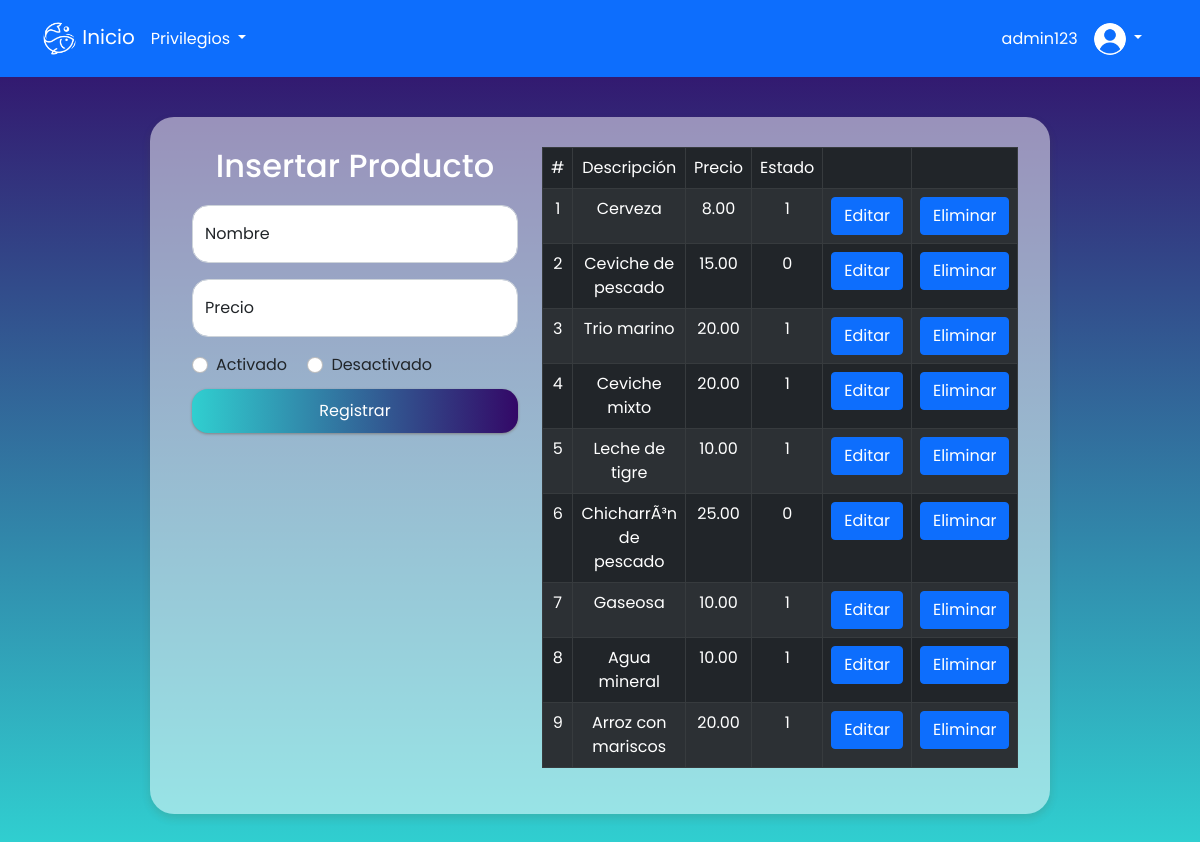
The page /shared/formPrincipal.php?btnAdministrarProductos=true (signed in) on the database its author committed.
### tables this page shows
CREATE TABLE `productos` (
  `idProducto` int(11) NOT NULL,
  `descripcion` varchar(255) DEFAULT NULL,
  `precio` decimal(10,2) DEFAULT NULL,
  `estado` int(11) DEFAULT NULL
);

### administrarProductos/controlAdministrarProductos.php (called while the page is built, shortened)
<?php
class controlAdministrarProductos{
    public function obtenerRegistroProductos(){
        include_once("../modelo/entidaProducto.php");
        $objProducto = new entidadProducto;
        $productos = $objProducto->obtenerRegistro();
        include_once("../administrarProductos/formAdministrarProductos.php");
        $objtAdministrar = new formAdministrarProductos;
        $objtAdministrar->formAdministrarProductosShow($productos);
    }
}
?>

### modelo/entidaProducto.php (called while the page is built, shortened)
<?php
class entidadProducto{
    public function obtenerRegistro(){
        $connection = conexionSingleton::getInstance();
        $con = $connection->getConnection();
        $sql = "SELECT descripcion, precio, estado
        FROM productos";
        $query = mysqli_query($con, $sql);
        $resultados = array();
        while ($fila=mysqli_fetch_array($query, MYSQLI_ASSOC)) {
            $resultados[] = $fila;
        }
        return $resultados;
    }
}
?>

### administrarProductos/formAdministrarProductos.php (the view, shortened to what this page needs)
<?php
include_once("../shared/navbar.php");
class formAdministrarProductos extends navbar{
    public function formAdministrarProductosShow($registroProductos){
?>
        <!DOCTYPE html>
        <html lang="es">
        <head>
            <link href="https://cdn.jsdelivr.net/npm/bootstrap@5.0.2/dist/css/bootstrap.min.css" rel="stylesheet">
            <link rel="stylesheet" href="../administrarProductos/administrarProductos.css?v=<?php echo (rand()); ?>" />
        </head>
        <body>
            <div class="col-md-9 container-form row">
                <div class="col-md-5">
                    <h2 class="titulo">Insertar Producto</h2>
                    <form action="../administrarProductos/getAdministrarProductos.php" method="POST">
                        <div class="form-floating mb-3">
                            <input type="text" class="form-control input-container" id="nombre" placeholder="nombre" name="nombre">
                            <label for="nombre">Nombre</label>
                        </div>
                        <div class="form-floating mb-3">
                            <input type="number" class="form-control input-container" id="precio" placeholder="precio" name="precio">
                            <label for="precio">Precio</label>
                        </div>
                        <div class="form-check form-check-inline">
                            <input class="form-check-input" type="radio" id="1" name="estado" value="1">
                            <label class="form-check-label" for="1">Activado</label>
                        </div>
                        <div class="form-check form-check-inline">
                            <input class="form-check-input" type="radio" id="0" name="estado" value="0">
                            <label class="form-check-label" for="0">Desactivado</label>
                        </div>
                        <div class="d-grid gap-2">
                            <input type="submit" class="btn btn-primary btnEnviar" name="btnRegistrar" value="Registrar">
                        </div>
                    </form>
                </div>
                <div class="col-md-7">
                    <table class="table table-dark table-hover table-striped table-bordered">
                        <thead class="align-middle">
                            <tr>
                                <th scope="col">#</th>
                                <th scope="col">Descripción</th>
                                <th scope="col">Precio</th>
                                <th scope="col">Estado</th>
                                <th scope="col"></th>
                                <th scope="col"></th>
                            </tr>
                        </thead>
                        <tbody>
                            <?php
                            for ($i = 0; $i < count($registroProductos); $i++) {
                            ?>
                                <tr>
                                    <th scope="row"><?= ($i + 1) ?></th>
                                    <td><?= $registroProductos[$i]["descripcion"]?></td>
                                    <td><?= $registroProductos[$i]["precio"]?></td>
                                    <td><?= $registroProductos[$i]["estado"]?></td>
                                    <td><a href="../administrarProductos/getAdministrarProductos.php?btnEditar=true&nombre=<?= $registroProductos[$i]["descripcion"]?>&precio=<?= $registroProductos[$i]["precio"]?>&estado=<?= $registroProductos[$i]["estado"]?>"
                                    class="btn btn-primary">Editar</a></td>
                                    <td><a href="../administrarProductos/getAdministrarProductos.php?btnEliminar=true&nombre=<?= $registroProductos[$i]["descripcion"]?>"
                                    class="btn btn-primary">Eliminar</a></td>
                                </tr>
                            <?php
                            }
                            ?>
                        </tbody>
                    </table>
                </div>
            </div>
        </body>
        </html>
<?php
    }
}
?>

### administrarProductos/administrarProductos.css (style rules this page uses)
body { background-image: linear-gradient(to top, #30cfd0 0%, #330867 100%); background-size: cover; background-repeat: no-repeat; background-position: center; background-attachment: fixed; }
* { font-family: 'Poppins', sans-serif; font-weight: 400; }
.titulo { color: white; text-align: center; margin-bottom: 20px; font-weight: 500; }
.container-form { margin: 0 auto; margin-top: 40px; margin-bottom: 30px; padding: 30px; background-color: rgba(255, 255, 255, 0.5); box-shadow: 0px 4px 8px rgb(89 73 30 / 16%); border-radius: 1.5em; }
.input-container { border-radius: 1em; }
.btnEnviar { margin-top: 10px; background-image: linear-gradient(to right, #30cfd0 0%, #330867 100%); border: none; box-shadow: 0px 1px 3px rgb(128, 128, 128); border-radius: 1em; padding: 10px; }
thead, tbody { text-align: center; }

### rows shown on the page
productos: descripcion "Cerveza", precio "8.00", estado "1"
productos: descripcion "Ceviche de pescado", precio "15.00", estado "0"
productos: descripcion "Trio marino", precio "20.00", estado "1"
productos: descripcion "Ceviche mixto", precio "20.00", estado "1"
productos: descripcion "Leche de tigre", precio "10.00", estado "1"
productos: descripcion "ChicharrÃ³n de pescado", precio "25.00", estado "0"
productos: descripcion "Gaseosa", precio "10.00", estado "1"
productos: descripcion "Agua mineral", precio "10.00", estado "1"
productos: descripcion "Arroz con mariscos", precio "20.00", estado "1"

### other values the page prints
$usuario "admin123"
